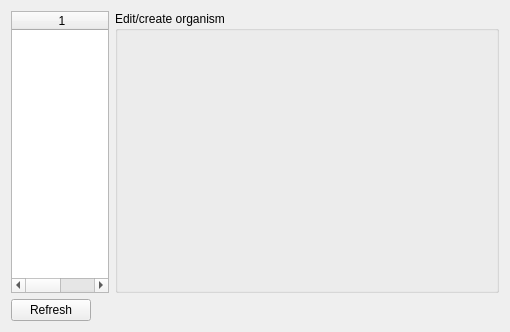
<ui version="4.0" >
 <class>BrowseOrganismsWidgetClass</class>
 <widget class="QDockWidget" name="BrowseOrganismsWidgetClass" >
  <property name="geometry" >
   <rect>
    <x>0</x>
    <y>0</y>
    <width>510</width>
    <height>332</height>
   </rect>
  </property>
  <property name="sizePolicy" >
   <sizepolicy vsizetype="Expanding" hsizetype="Expanding" >
    <horstretch>0</horstretch>
    <verstretch>0</verstretch>
   </sizepolicy>
  </property>
  <property name="windowTitle" >
   <string>Organisms</string>
  </property>
  <widget class="QWidget" name="widget" >
   <property name="geometry" >
    <rect>
     <x>0</x>
     <y>22</y>
     <width>510</width>
     <height>310</height>
    </rect>
   </property>
   <layout class="QGridLayout" >
    <item row="0" column="0" colspan="2" >
     <widget class="QTableWidget" name="tableWidget" >
      <property name="editTriggers" >
       <set>QAbstractItemView::NoEditTriggers</set>
      </property>
      <property name="columnCount" >
       <number>2</number>
      </property>
      <column/>
      <column/>
     </widget>
    </item>
    <item row="0" column="2" >
     <widget class="QGroupBox" name="groupBox" >
      <property name="minimumSize" >
       <size>
        <width>384</width>
        <height>0</height>
       </size>
      </property>
      <property name="title" >
       <string>Edit/create organism</string>
      </property>
     </widget>
    </item>
    <item row="1" column="0" >
     <widget class="QPushButton" name="pushButton" >
      <property name="text" >
       <string>Refresh</string>
      </property>
     </widget>
    </item>
    <item row="1" column="1" >
     <spacer>
      <property name="orientation" >
       <enum>Qt::Horizontal</enum>
      </property>
      <property name="sizeHint" stdset="0" >
       <size>
        <width>40</width>
        <height>20</height>
       </size>
      </property>
     </spacer>
    </item>
   </layout>
  </widget>
 </widget>
 <layoutdefault spacing="6" margin="11" />
 <resources/>
 <connections/>
</ui>
